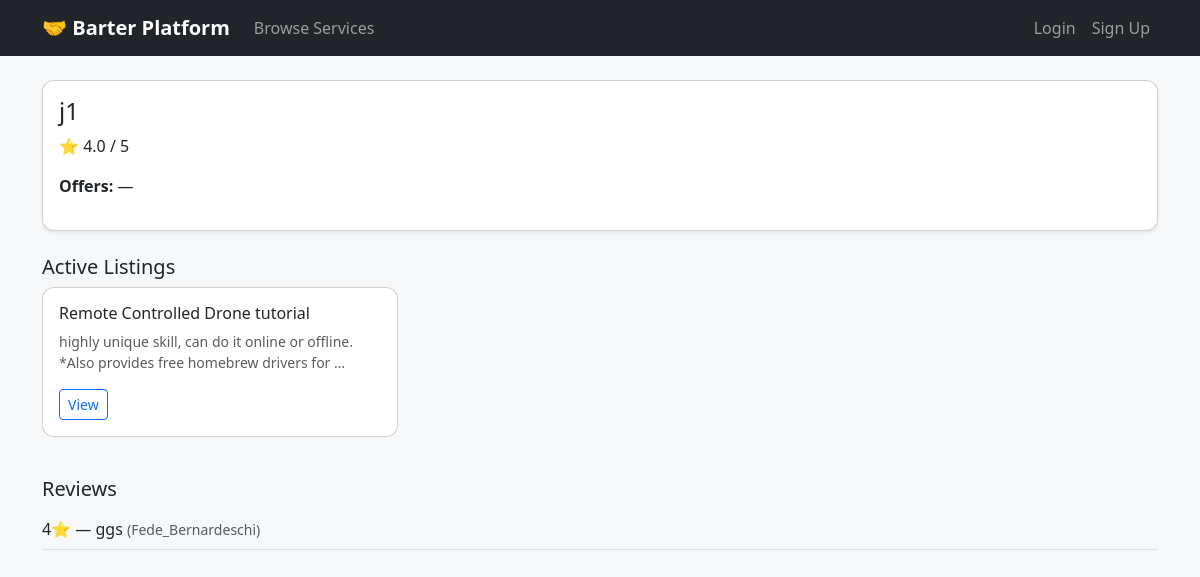
The page /u/j1/ on the database its author committed.
### core/models.py (models this page shows, shortened)
class Profile(models.Model):
    user = models.OneToOneField(settings.AUTH_USER_MODEL, on_delete=models.CASCADE)
    bio = models.TextField(blank=True)
    location = models.CharField(max_length=120, blank=True)
    skills_offered = models.TextField(
        blank=True, help_text="Comma-separated, e.g. guitar, cooking, python tutoring"
    )
    skills_needed = models.TextField(
        blank=True, help_text="Comma-separated, e.g. plumbing, spanish, resume review"
    )
    credits = models.IntegerField(default=SIGNUP_BONUS_CREDITS)
    created_at = models.DateTimeField(auto_now_add=True)
    @property
    def average_rating(self):
        ratings = Rating.objects.filter(to_user=self.user)
        if not ratings.exists():
            return None
        return round(sum(r.stars for r in ratings) / ratings.count(), 1)

class Rating(models.Model):
    exchange = models.ForeignKey(ExchangeRequest, on_delete=models.CASCADE, related_name="ratings")
    from_user = models.ForeignKey(settings.AUTH_USER_MODEL, on_delete=models.CASCADE, related_name="ratings_given")
    to_user = models.ForeignKey(settings.AUTH_USER_MODEL, on_delete=models.CASCADE, related_name="ratings_received")
    stars = models.PositiveSmallIntegerField()  # 1-5
    review = models.TextField(blank=True)
    created_at = models.DateTimeField(auto_now_add=True)
    class Meta:
        unique_together = ("exchange", "from_user")  # one rating per person per exchange

class ServiceListing(models.Model):
    CATEGORY_CHOICES = [
        ("tutoring", "Tutoring / Lessons"),
        ("repair", "Home Repair"),
        ("design", "Design / Creative"),
        ("tech", "Tech / Programming"),
        ("wellness", "Wellness / Fitness"),
        ("other", "Other"),
    ]
    user = models.ForeignKey(settings.AUTH_USER_MODEL, on_delete=models.CASCADE, related_name="listings")
    title = models.CharField(max_length=150)
    description = models.TextField()
    category = models.CharField(max_length=20, choices=CATEGORY_CHOICES, default="other")
    skills = models.CharField(
        max_length=255, help_text="Comma-separated keywords used for matching, e.g. guitar, music theory"
    )
    duration_hours = models.PositiveIntegerField(default=1, help_text="Typical length of one session, in hours")
    location = models.CharField(max_length=120, blank=True)
    is_active = models.BooleanField(default=True)
    created_at = models.DateTimeField(auto_now_add=True)
    class Meta:
        ordering = ["-created_at"]

### core/views.py (the view)
# urls.py: path("u/<str:username>/", views.public_profile, name="public_profile"),
def public_profile(request, username):
    person = get_object_or_404(User, username=username)
    profile, _ = Profile.objects.get_or_create(user=person)
    listings = ServiceListing.objects.filter(user=person, is_active=True)
    ratings = Rating.objects.filter(to_user=person)
    return render(request, "core/public_profile.html", {
        "person": person, "profile": profile, "listings": listings, "ratings": ratings,
    })

### core/templates/core/public_profile.html (shortened to what this page needs)
{% extends "core/base.html" %}
{% block content %}
<div class="card shadow-sm mb-4">
    <div class="card-body">
        <h4>{{ person.username }}</h4>
        {% if profile.average_rating %}<p>⭐ {{ profile.average_rating }} / 5</p>{% endif %}
        <p><strong>Offers:</strong> {{ profile.skills_offered|default:"—" }}</p>
    </div>
</div>
<h5>Active Listings</h5>
<div class="row">
    {% for listing in listings %}
    <div class="col-md-4 mb-3">
        <div class="card h-100">
            <div class="card-body">
                <h6>{{ listing.title }}</h6>
                <p class="small text-muted">{{ listing.description|truncatewords:15 }}</p>
                <a href="{% url 'listing_detail' listing.pk %}" class="btn btn-sm btn-outline-primary">View</a>
            </div>
        </div>
    </div>
    {% empty %}<p class="text-muted">No active listings.</p>{% endfor %}
</div>
<h5 class="mt-4">Reviews</h5>
{% for r in ratings %}
<div class="border-bottom py-2">{{ r.stars }}⭐ — {{ r.review }} <span class="text-muted small">({{ r.from_user.username }})</span></div>
{% empty %}<p class="text-muted">No reviews yet.</p>{% endfor %}
{% endblock %}

### core/templates/core/base.html (style rules this page uses)
body { background: #f7f8fa; }
.card { border-radius: 12px; }

### rows shown on the page
Profile: average_rating "4.0", skills_offered "—"
ServiceListing: title "Remote Controlled Drone tutorial", description "highly unique skill, can do it online or offline. *Also provides free homebrew drivers for …"
Rating: stars "4", review "ggs", from_user.username "Fede_Bernardeschi"

### other values the page prints
{{ person.username }} "j1"
